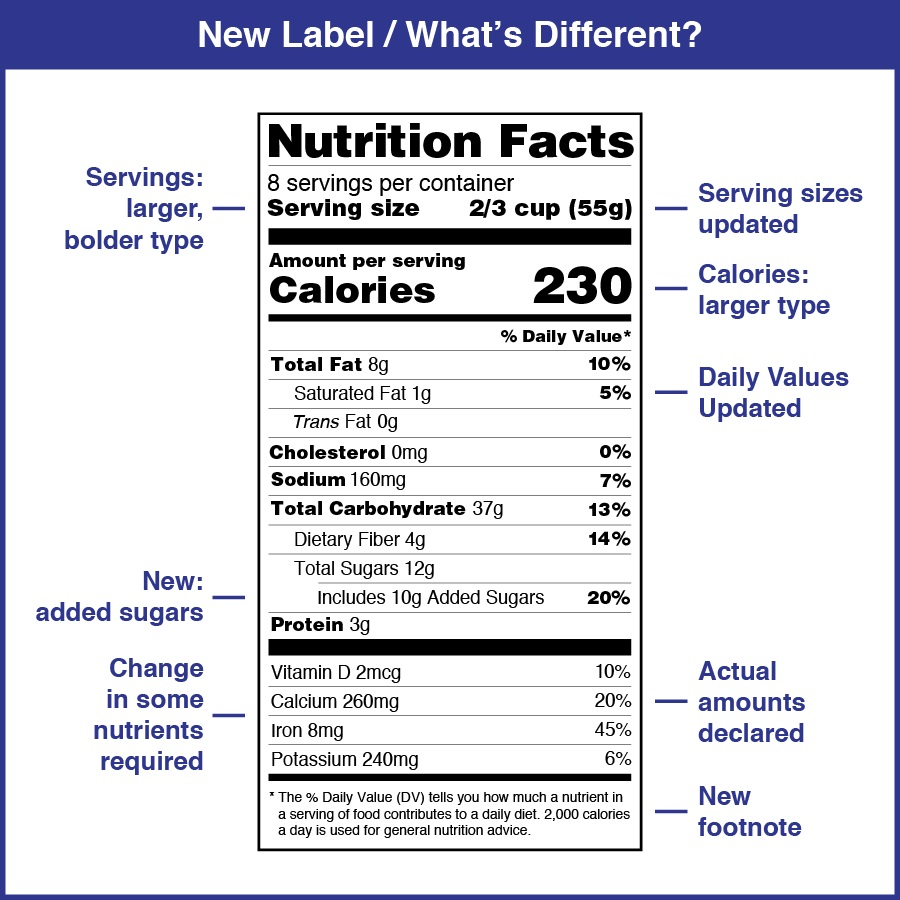
#> input picture img/1.jpg, 900 x 900 px, found by its file name; its folder holds only this picture in this run
$ jupyter execute --allow-errors code.ipynb
#> lines starting #> are read from the running program, lines starting #| are printed output that depends on the picture; after the words box and inside, x2 and y2 are one past the last pixel; in counts of white or black regions, pixels touching at a corner belong together
[cell 1]
import pytesseract
from PIL import Image
import cv2
import os
import re
import pandas as pd

# Set the Tesseract executable path
pytesseract.pytesseract.tesseract_cmd = r"C:\Program Files\Tesseract-OCR\tesseract.exe"

[cell 2]
# Function for image preprocessing
def preprocess_image(image_path):
#> called with image_path = 'G:\\My Drive\\GitHub\\img/1.jpg'
    image = cv2.imread(image_path)
#> image is the input picture: shape (900, 900, 3); mean B, G, R 223.7, 214.4, 213.6
    gray = cv2.cvtColor(image, cv2.COLOR_BGR2GRAY)
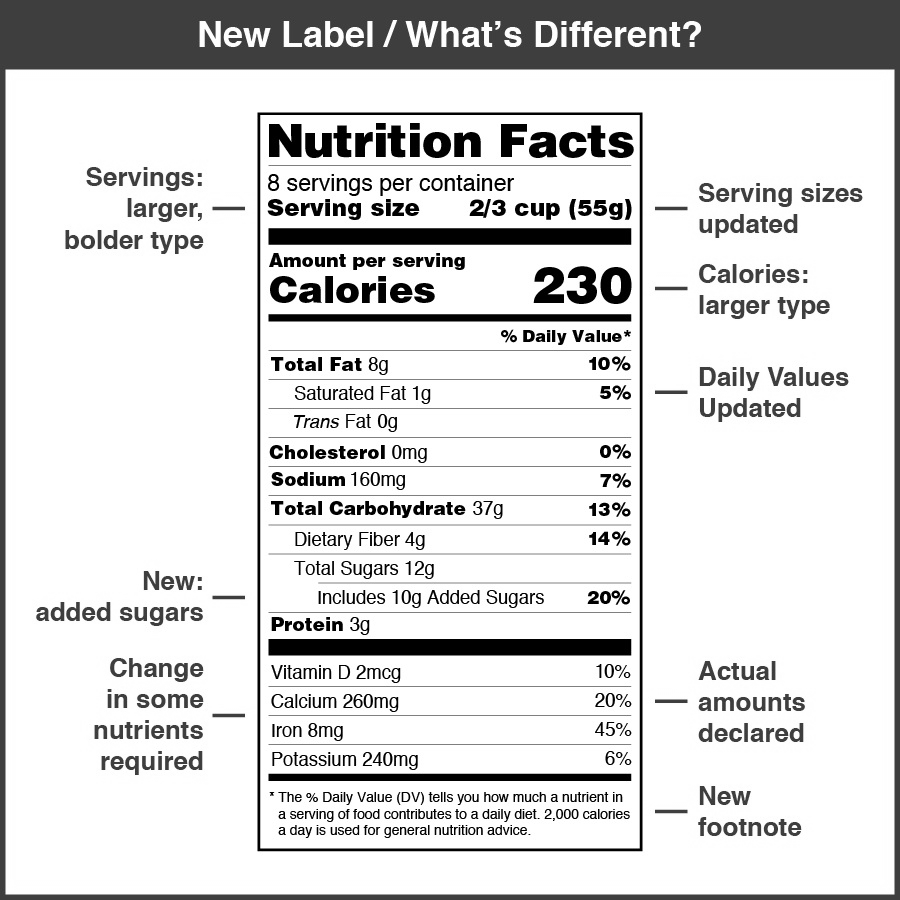
#> gray: shape (900, 900); min 0, max 255, mean 215.2
    _, binary = cv2.threshold(gray, 0, 255, cv2.THRESH_BINARY_INV + cv2.THRESH_OTSU)
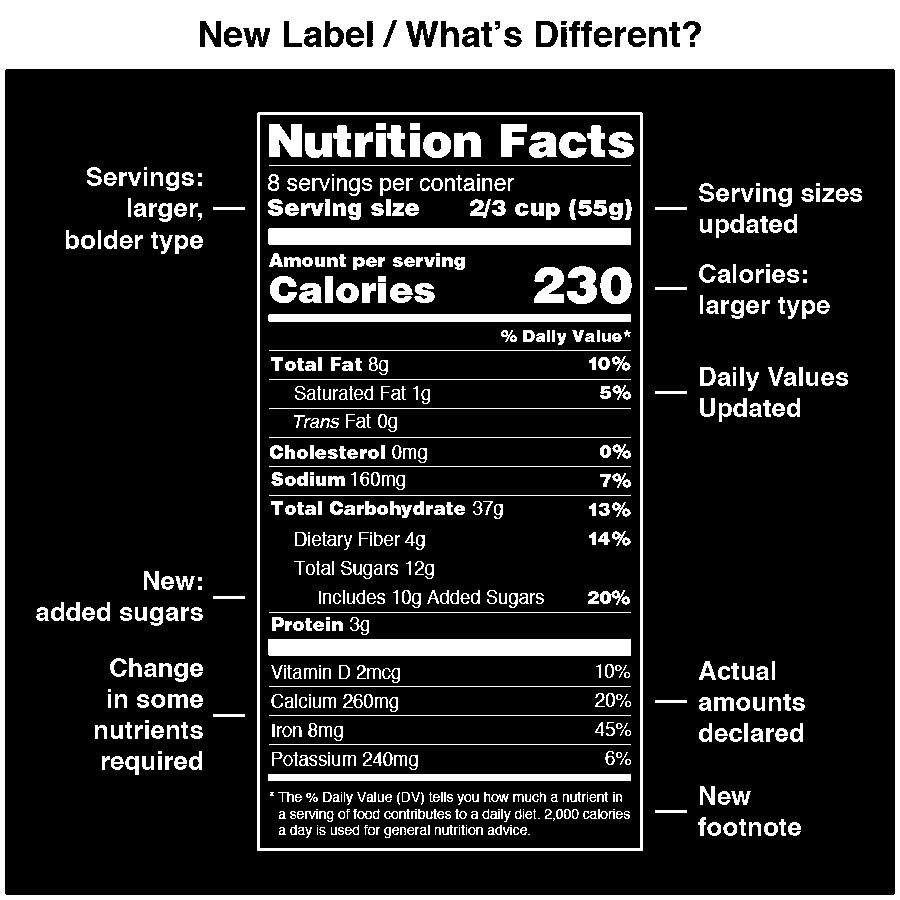
#> binary: shape (900, 900); 18.5% white; 650 white regions (61 under 20 px), largest, box (x1, y1, x2, y2) and area: (0, 0, 900, 900) 69027, (257, 112, 643, 851) 6712, (268, 639, 631, 656) 6170
    return Image.fromarray(binary)

# Function to extract nutrient information from an image using OCR
def extract_nutrients_from_image(image_path):
    # Preprocess the image
    preprocessed_image = preprocess_image(image_path)

    # Perform OCR on the preprocessed image with additional configuration options
    custom_config = r'--oem 3 --psm 6 -c lstm_choice_mode=2'
    ocr_result = pytesseract.image_to_string(preprocessed_image, lang='eng', config=custom_config)

    # Regular expression pattern to extract nutrient values
    nutrient_pattern = r"(?i)(Total\s+Fat|Protein|Iron|Calcium|Sodium|Cholesterol)\s+(\d+(?:\.\d+)?)\s*([a-z]*)"

    # Find all nutrient values using the regular expression
    nutrients = re.findall(nutrient_pattern, ocr_result)

    # Prepare a dictionary to store nutrient values
    nutrient_values = {}
    for nutrient in nutrients:
        nutrient_header = nutrient[0]
        nutrient_value = nutrient[1]
        nutrient_unit = nutrient[2]

        # Convert values to lowercase and replace spaces with underscores for consistency
        nutrient_header = nutrient_header.lower().replace(" ", "_")

        # Consolidate the nutrient values if the header is already present
        if nutrient_header in nutrient_values:
            existing_value = nutrient_values[nutrient_header]
            nutrient_value = f"{existing_value} {nutrient_value}"

        nutrient_values[nutrient_header] = f"{nutrient_value}{nutrient_unit}"

    return nutrient_values


# Function to create an output DataFrame with nutrient information from all images in the directory
def create_output_dataframe(images_folder):
    # Create an empty list to store nutrient information for each image
    nutrient_info_list = []

    # Get a list of image files in the specified folder
    image_files = [f for f in os.listdir(images_folder) if os.path.isfile(os.path.join(images_folder, f))]

    # Process each image and extract nutrient information
    for image_file in image_files:
        image_path = os.path.join(images_folder, image_file)
        nutrients = extract_nutrients_from_image(image_path)

        # Append the nutrient information for the current image to the list
        nutrient_info_list.append({"File Name": image_file, **nutrients})

    # Create a DataFrame from the list of nutrient information
    df = pd.DataFrame(nutrient_info_list)

    return df

# Main function
#> (the rest of this cell did not finish here and is left out)

$ run again, on img/2.jpg
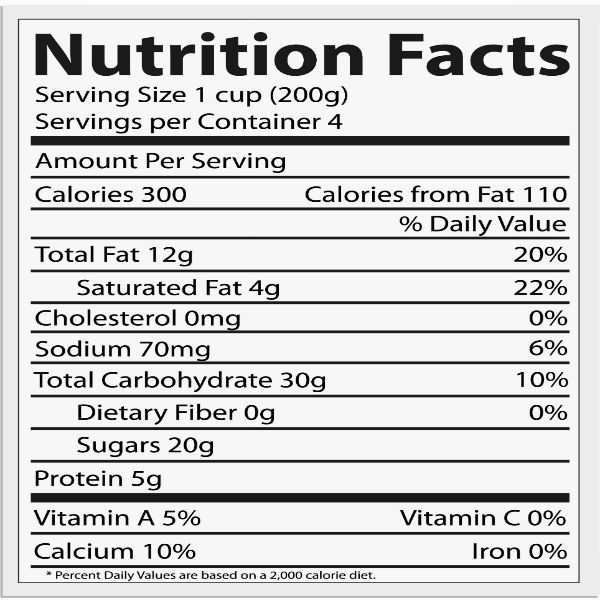
#> input picture img/2.jpg, 600 x 600 px, found by its file name
#> in preprocess_image, image is the input picture: shape (600, 600, 3); min 0, max 255, mean 208.4
#> in preprocess_image, `_, binary = cv2.threshold(gray, 0, 255, cv2.THRESH_BINARY_INV + cv2.TH..`:
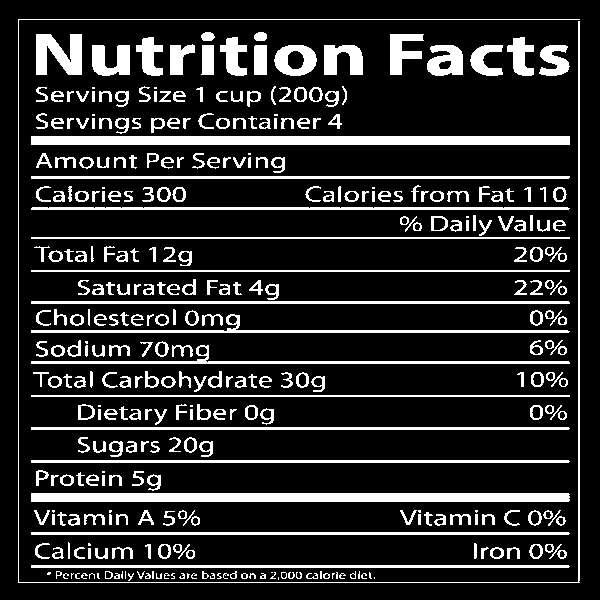
#> binary: shape (600, 600); 16.5% white; 364 white regions (44 under 20 px), largest, box (x1, y1, x2, y2) and area: (31, 136, 570, 145) 4851, (31, 493, 570, 502) 4847, (18, 19, 580, 583) 2807

$ run again, on img/3.jpg
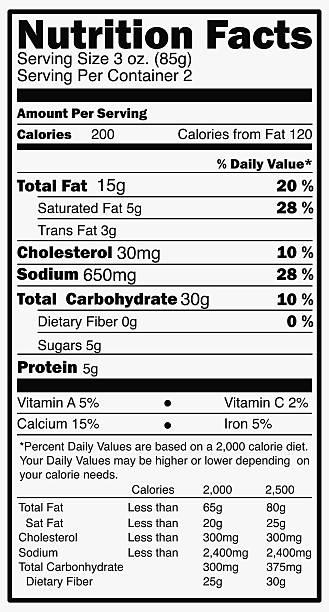
#> input picture img/3.jpg, 329 x 612 px, found by its file name
#> in preprocess_image, image is the input picture: shape (612, 329, 3); mean B, G, R 196.9, 196.9, 196.9
#> in preprocess_image, `_, binary = cv2.threshold(gray, 0, 255, cv2.THRESH_BINARY_INV + cv2.TH..`:
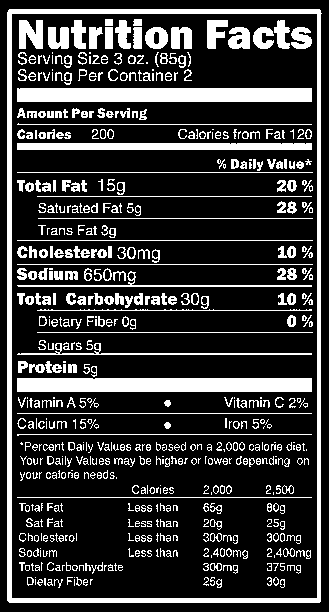
#> binary: shape (612, 329); 21.4% white; 595 white regions (194 under 20 px), largest, box (x1, y1, x2, y2) and area: (7, 9, 322, 603) 8388, (17, 88, 312, 102) 4129, (17, 378, 312, 392) 4128

$ run again, on img/4.jpg
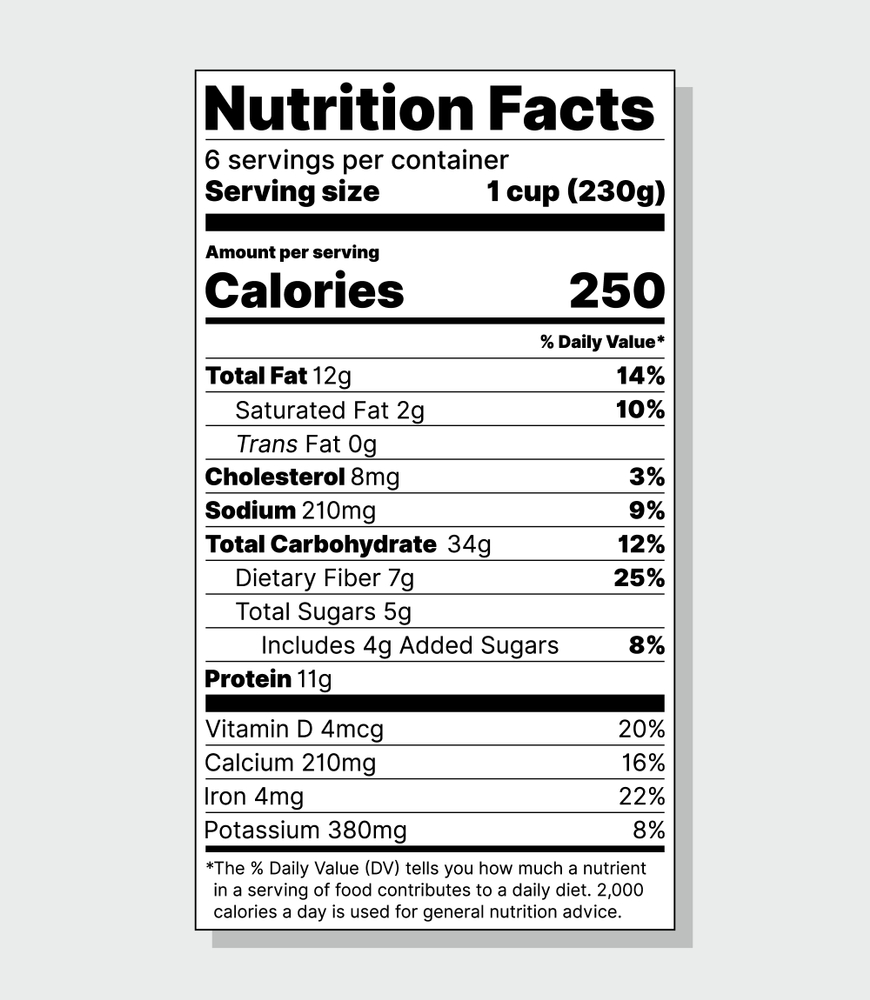
#> input picture img/4.jpg, 870 x 1000 px, found by its file name
#> in preprocess_image, image is the input picture: shape (1000, 870, 3); mean B, G, R 219, 219.5, 218.5
#> in preprocess_image, `_, binary = cv2.threshold(gray, 0, 255, cv2.THRESH_BINARY_INV + cv2.TH..`:
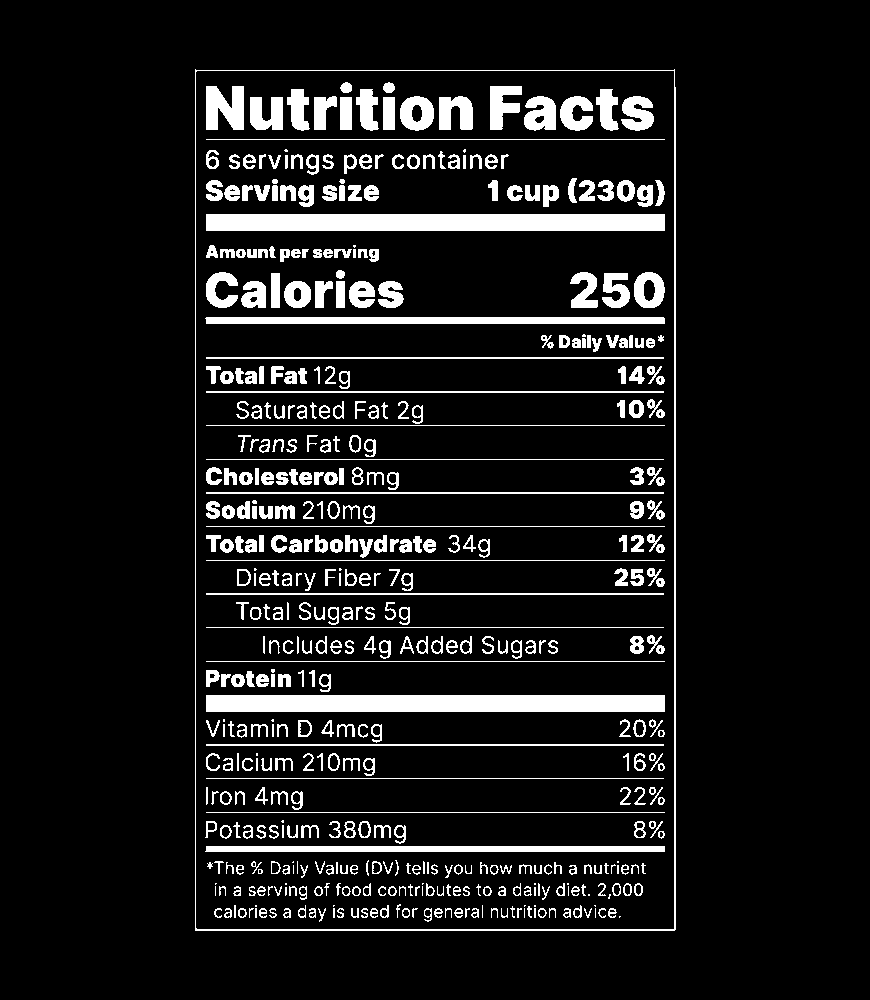
#> binary: shape (1000, 870); 9.5% white; 503 white regions (42 under 20 px), largest, box (x1, y1, x2, y2) and area: (206, 214, 665, 231) 7803, (206, 695, 665, 712) 7803, (195, 69, 676, 931) 4003
